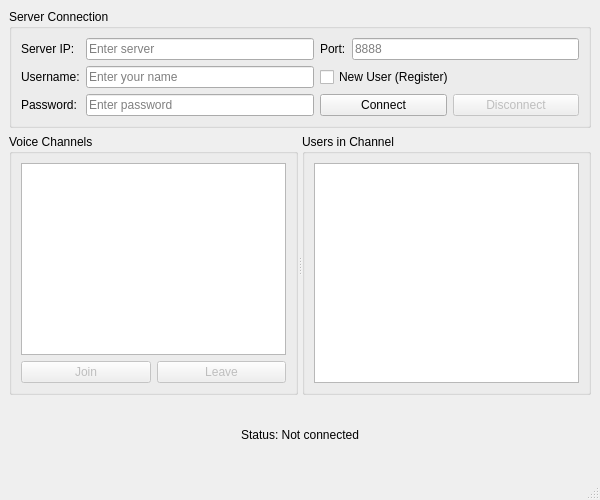
<?xml version="1.0" encoding="UTF-8"?>
<ui version="4.0">
 <class>MainWindow</class>
 <widget class="QMainWindow" name="MainWindow">
  <property name="geometry">
   <rect>
    <x>0</x>
    <y>0</y>
    <width>600</width>
    <height>500</height>
   </rect>
  </property>
  <property name="windowTitle">
   <string>VoicePhone</string>
  </property>
  <widget class="QWidget" name="centralwidget">
   <layout class="QVBoxLayout" name="verticalLayout">
    <item>
     <widget class="QGroupBox" name="connectionGroup">
      <property name="title">
       <string>Server Connection</string>
      </property>
      <layout class="QGridLayout" name="gridLayout">
       <item row="0" column="0">
        <widget class="QLabel" name="serverLabel">
         <property name="text">
          <string>Server IP:</string>
         </property>
        </widget>
       </item>
       <item row="0" column="1">
        <widget class="QLineEdit" name="serverIpEdit">
         <property name="placeholderText">
          <string>Enter server</string>
         </property>
        </widget>
       </item>
       <item row="0" column="2">
        <widget class="QLabel" name="portLabel">
         <property name="text">
          <string>Port:</string>
         </property>
        </widget>
       </item>
       <item row="0" column="3">
        <widget class="QLineEdit" name="serverPortEdit">
         <property name="placeholderText">
          <string>8888</string>
         </property>
         <property name="maximumWidth">
          <number>80</number>
         </property>
        </widget>
       </item>
       <item row="1" column="0">
        <widget class="QLabel" name="usernameLabel">
         <property name="text">
          <string>Username:</string>
         </property>
        </widget>
       </item>
       <item row="1" column="1">
        <widget class="QLineEdit" name="usernameEdit">
         <property name="placeholderText">
          <string>Enter your name</string>
         </property>
        </widget>
       </item>
       <item row="2" column="0">
        <widget class="QLabel" name="passwordLabel">
         <property name="text">
          <string>Password:</string>
         </property>
        </widget>
       </item>
       <item row="2" column="1">
        <widget class="QLineEdit" name="passwordEdit">
         <property name="echoMode">
          <enum>QLineEdit::Password</enum>
         </property>
         <property name="placeholderText">
          <string>Enter password</string>
         </property>
        </widget>
       </item>
       <item row="1" column="2" colspan="2">
        <widget class="QCheckBox" name="registerCheckbox">
         <property name="text">
          <string>New User (Register)</string>
         </property>
        </widget>
       </item>
       <item row="2" column="2" colspan="2">
        <layout class="QHBoxLayout" name="horizontalLayout">
         <item>
          <widget class="QPushButton" name="connectButton">
           <property name="text">
            <string>Connect</string>
           </property>
          </widget>
         </item>
         <item>
          <widget class="QPushButton" name="disconnectButton">
           <property name="text">
            <string>Disconnect</string>
           </property>
           <property name="enabled">
            <bool>false</bool>
           </property>
          </widget>
         </item>
        </layout>
       </item>
      </layout>
     </widget>
    </item>
    <item>
     <widget class="QSplitter" name="splitter">
      <property name="orientation">
       <enum>Qt::Horizontal</enum>
      </property>
      <widget class="QGroupBox" name="channelsGroup">
       <property name="title">
        <string>Voice Channels</string>
       </property>
       <layout class="QVBoxLayout" name="verticalLayout_2">
        <item>
         <widget class="QListWidget" name="channelListWidget"/>
        </item>
        <item>
         <layout class="QHBoxLayout" name="horizontalLayout_2">
          <item>
           <widget class="QPushButton" name="joinChannelButton">
            <property name="text">
             <string>Join</string>
            </property>
            <property name="enabled">
             <bool>false</bool>
            </property>
           </widget>
          </item>
          <item>
           <widget class="QPushButton" name="leaveChannelButton">
            <property name="text">
             <string>Leave</string>
            </property>
            <property name="enabled">
             <bool>false</bool>
            </property>
           </widget>
          </item>
         </layout>
        </item>
       </layout>
      </widget>
      <widget class="QGroupBox" name="usersGroup">
       <property name="title">
        <string>Users in Channel</string>
       </property>
       <layout class="QVBoxLayout" name="verticalLayout_3">
        <item>
         <widget class="QListWidget" name="userListWidget"/>
        </item>
       </layout>
      </widget>
     </widget>
    </item>
    <item>
     <widget class="QLabel" name="statusLabel">
      <property name="text">
       <string>Status: Not connected</string>
      </property>
      <property name="alignment">
       <set>Qt::AlignCenter</set>
      </property>
     </widget>
    </item>
   </layout>
  </widget>
  <widget class="QMenuBar" name="menubar">
   <property name="geometry">
    <rect>
     <x>0</x>
     <y>0</y>
     <width>600</width>
     <height>22</height>
    </rect>
   </property>
  </widget>
  <widget class="QStatusBar" name="statusbar"/>
 </widget>
 <resources/>
 <connections/>
</ui>
